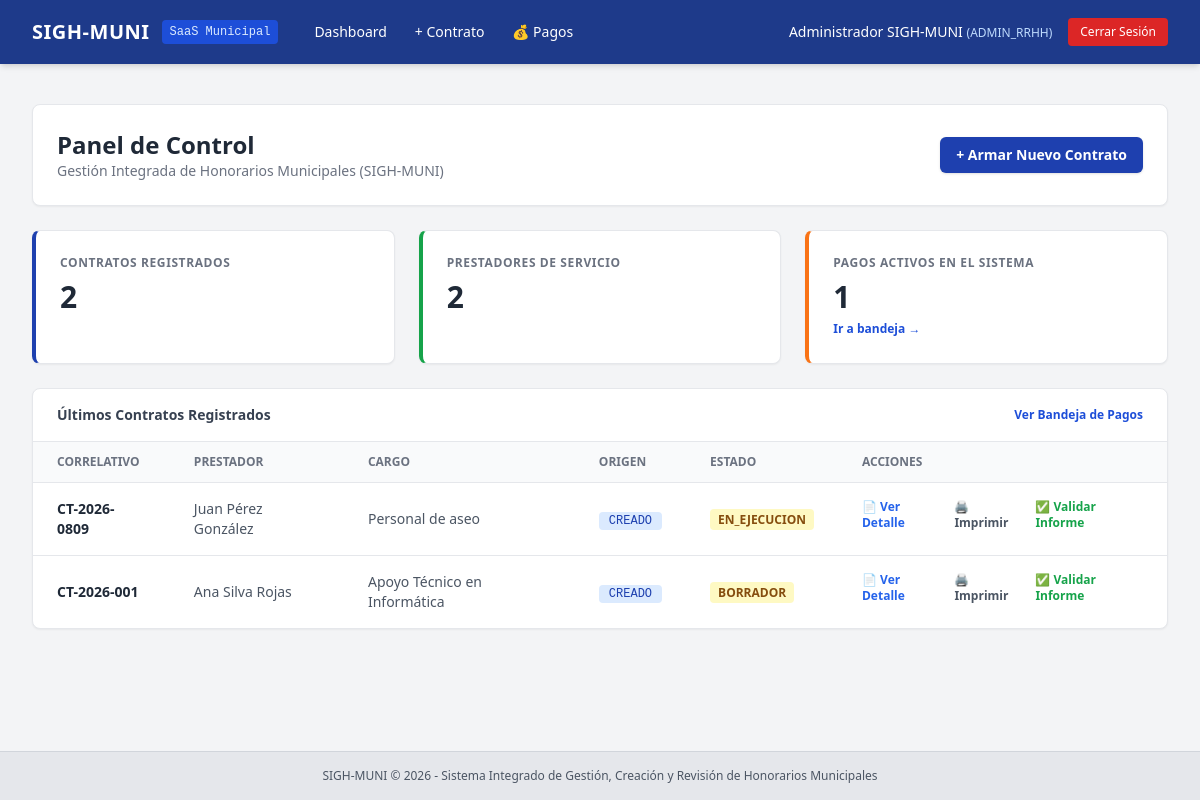
Page / (signed in) on the earlier database version.
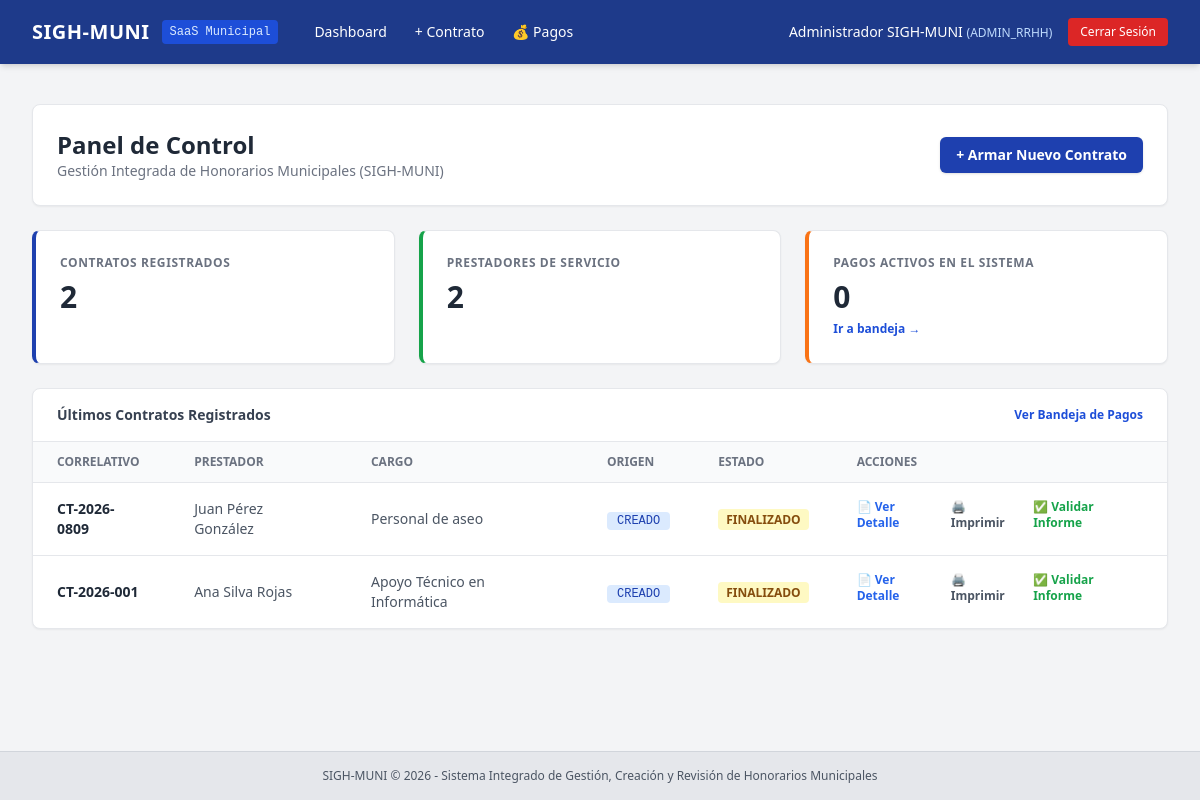
Same page on the later database version.
### app/models/user.py (models this page shows, shortened)
class User(db.Model):
    __tablename__ = 'users'
    id = db.Column(db.Integer, primary_key=True, autoincrement=True)
    rut = db.Column(db.String(20), nullable=False, unique=True)
    first_name = db.Column(db.String(100), nullable=False)
    last_name = db.Column(db.String(100), nullable=False)
    email = db.Column(db.String(120), nullable=False, unique=True)
    password_hash = db.Column(db.String(255), nullable=False)
    role = db.Column(db.String(50), nullable=False)  # SUPERADMIN, ADMIN_RRHH, JEFE_DEPTO, FINANZAS_CONTROL
    department_id = db.Column(db.Integer, db.ForeignKey('departments.id', ondelete='SET NULL'), nullable=True)
    is_active = db.Column(db.Integer, nullable=False, default=1)
    created_at = db.Column(db.DateTime, nullable=False, default=datetime.utcnow)

### app/models/contract.py (models this page shows, shortened)
class Contract(db.Model):
    __tablename__ = 'contracts'
    id = db.Column(db.Integer, primary_key=True)
    provider_id = db.Column(db.Integer, db.ForeignKey('service_providers.id'), nullable=False)
    department_id = db.Column(db.Integer, db.ForeignKey('departments.id'), nullable=False)
    creation_type = db.Column(db.String(50), default='CREADO')
    contract_number = db.Column(db.String(50), unique=True, nullable=False)
    decline_number = db.Column(db.String(50), nullable=True)
    decline_date = db.Column(db.Date, nullable=True)
    position_title = db.Column(db.String(150), nullable=False)
    program_name = db.Column(db.String(150), nullable=True)
    monthly_amount_gross = db.Column(db.Float, nullable=False)
    total_contract_amount = db.Column(db.Float, nullable=False)
    start_date = db.Column(db.Date, nullable=False)
    end_date = db.Column(db.Date, nullable=False)
    pdf_file_path = db.Column(db.String(255), nullable=True)
    ocr_processed = db.Column(db.Integer, default=0)
    status = db.Column(db.String(30), default='BORRADOR')
    created_at = db.Column(db.DateTime, default=datetime.utcnow)
    provider = db.relationship('ServiceProvider', back_populates='contracts', lazy=True)
    department = db.relationship('Department', backref=db.backref('department_contracts', lazy=True))
    functions = db.relationship('ContractFunction', backref='contract', cascade='all, delete-orphan', lazy=True,
                                order_by='ContractFunction.function_order')
    payments = db.relationship('MonthlyPayment', back_populates='contract', lazy=True, cascade='all, delete-orphan')

### app/models/provider.py (models this page shows, shortened)
class ServiceProvider(db.Model):
    __tablename__ = 'service_providers'
    id = db.Column(db.Integer, primary_key=True, autoincrement=True)
    rut = db.Column(db.String(20), nullable=False, unique=True, index=True)
    first_name = db.Column(db.String(100), nullable=False)
    paternal_last_name = db.Column(db.String(100), nullable=False)
    maternal_last_name = db.Column(db.String(100), nullable=True)
    email = db.Column(db.String(120), nullable=True)
    phone = db.Column(db.String(50), nullable=True)
    address = db.Column(db.Text, nullable=True)
    bank_name = db.Column(db.String(100), nullable=True)
    account_type = db.Column(db.String(50), nullable=True)
    account_number = db.Column(db.String(50), nullable=True)
    created_at = db.Column(db.DateTime, nullable=False, default=datetime.utcnow)
    contracts = db.relationship('Contract', back_populates='provider', lazy=True, cascade="all, delete-orphan")
    @property
    def full_name(self):
        maternal = f" {self.maternal_last_name}" if self.maternal_last_name else ""
        return f"{self.first_name} {self.paternal_last_name}{maternal}"

### app/routes/dashboard.py (the view)
@dashboard_bp.route('/')
@login_required
def index():
    user = get_current_user()
    total_contracts = Contract.query.count()
    total_providers = ServiceProvider.query.count()
    recent_contracts = Contract.query.order_by(Contract.id.desc()).limit(5).all()
    if user.role == 'JEFE_DEPTO':
        pending_payments = MonthlyPayment.query.join(Contract).filter(
            Contract.department_id == user.department_id,
            MonthlyPayment.approval_status.in_(['PENDIENTE_REVISION', 'OBSERVADO'])
        ).count()
    elif user.role == 'FINANZAS_CONTROL':
        pending_payments = MonthlyPayment.query.filter(
            MonthlyPayment.approval_status.in_(['APROBADO_RRHH', 'OBSERVADO'])
        ).count()
    elif user.role in ('ADMIN_RRHH', 'SUPERADMIN'):
        pending_payments = MonthlyPayment.query.filter(
            MonthlyPayment.approval_status != 'APROBADO_FINANZAS'
        ).count()
    else:
        pending_payments = 0
    return render_template(
        'dashboard/index.html',
        total_contracts=total_contracts,
        total_providers=total_providers,
        pending_payments=pending_payments,
        recent_contracts=recent_contracts,
        user=user
    )

### app/__init__.py (called while the page is built)
def create_app(config_class=Config):
    app = Flask(__name__)
    app.config.from_object(config_class)
    os.makedirs(app.config['UPLOAD_FOLDER'], exist_ok=True)
    db.init_app(app)
    migrate.init_app(app, db)
    if 'sqlite' in app.config['SQLALCHEMY_DATABASE_URI']:
        from sqlalchemy import event
        from sqlalchemy.engine import Engine
        @event.listens_for(Engine, "connect")
        def set_sqlite_pragma(dbapi_connection, connection_record):
            cursor = dbapi_connection.cursor()
            cursor.execute("PRAGMA foreign_keys=ON;")
            cursor.close()
    from app.auth.routes import auth_bp
    app.register_blueprint(auth_bp, url_prefix='/auth')
    from app.routes import register_routes
    register_routes(app)
    return app

### app/auth/utils.py (called while the page is built)
def login_required(f):
    @wraps(f)
    def decorated_function(*args, **kwargs):
        if 'user_id' not in session:
            flash('Debes iniciar sesión para acceder a esta sección.', 'warning')
            return redirect(url_for('auth.login', next=request.url))
        return f(*args, **kwargs)
    return decorated_function

def get_current_user():
    if 'user_id' in session:
        return User.query.get(session['user_id'])
    return None

### app/templates/dashboard/index.html (shortened to what this page needs)
{% extends "base.html" %}
{% block content %}
<div class="space-y-6">
    <div class="flex justify-between items-center bg-white p-6 rounded-lg shadow-sm border border-gray-200">
        <div>
            <h1 class="text-2xl font-bold text-gray-800">Panel de Control</h1>
            <p class="text-sm text-gray-500">Gestión Integrada de Honorarios Municipales (SIGH-MUNI)</p>
        </div>
        <div class="flex space-x-2">
            <a href="{{ url_for('contract_builder.create') }}" class="bg-blue-800 hover:bg-blue-900 text-white font-semibold px-4 py-2 rounded-md shadow text-sm transition">
                + Armar Nuevo Contrato
            </a>
        </div>
    </div>
    <div class="grid grid-cols-1 md:grid-cols-3 gap-6">
        <div class="bg-white p-6 rounded-lg shadow-sm border border-gray-200 border-l-4 border-l-blue-800">
            <h3 class="text-xs uppercase text-gray-500 font-bold tracking-wider">Contratos Registrados</h3>
            <p class="text-3xl font-extrabold text-gray-800 mt-2">{{ total_contracts }}</p>
        </div>
        <div class="bg-white p-6 rounded-lg shadow-sm border border-gray-200 border-l-4 border-l-green-600">
            <h3 class="text-xs uppercase text-gray-500 font-bold tracking-wider">Prestadores de Servicio</h3>
            <p class="text-3xl font-extrabold text-gray-800 mt-2">{{ total_providers }}</p>
        </div>
                <div class="bg-white p-6 rounded-lg shadow-sm border border-gray-200 border-l-4 border-l-orange-500">
            <h3 class="text-xs uppercase text-gray-500 font-bold tracking-wider">
                {% if user.role == 'JEFE_DEPTO' %}Pagos Pendientes de Mi Depto
                {% elif user.role == 'FINANZAS_CONTROL' %}Pagos por Liberar
                {% else %}Pagos Activos en el Sistema{% endif %}
            </h3>
            <p class="text-3xl font-extrabold text-gray-800 mt-2">{{ pending_payments }}</p>
            <a href="{{ url_for('payments.bandeja') }}" class="text-xs text-blue-700 hover:underline font-semibold mt-1 inline-block">Ir a bandeja →</a>
        </div>
    </div>
    <div class="bg-white rounded-lg shadow-sm border border-gray-200 overflow-hidden">
        <div class="px-6 py-4 border-b border-gray-200 font-bold text-gray-700 text-sm flex justify-between items-center">
            <span>Últimos Contratos Registrados</span>
            <a href="{{ url_for('payments.bandeja') }}" class="text-xs text-blue-700 hover:underline font-semibold">Ver Bandeja de Pagos</a>
        </div>
        <table class="w-full text-left text-sm text-gray-600">
            <thead class="bg-gray-50 text-xs uppercase text-gray-500 font-semibold border-b">
                <tr>
                    <th class="px-6 py-3">Correlativo</th>
                    <th class="px-6 py-3">Prestador</th>
                    <th class="px-6 py-3">Cargo</th>
                    <th class="px-6 py-3">Origen</th>
                    <th class="px-6 py-3">Estado</th>
                    <th class="px-6 py-3">Acciones</th>
                </tr>
            </thead>
            <tbody class="divide-y divide-gray-200">
                {% for contract in recent_contracts %}
                <tr class="hover:bg-gray-50">
                    <td class="px-6 py-4 font-semibold text-gray-800">{{ contract.contract_number }}</td>
                    <td class="px-6 py-4">{{ contract.provider.full_name }}</td>
                    <td class="px-6 py-4">{{ contract.position_title }}</td>
                    <td class="px-6 py-4"><span class="bg-blue-100 text-blue-800 text-xs px-2.5 py-0.5 rounded font-mono">{{ contract.creation_type }}</span></td>
                    <td class="px-6 py-4"><span class="bg-yellow-100 text-yellow-800 text-xs px-2 py-0.5 rounded font-semibold">{{ contract.status }}</span></td>
                    <td class="px-6 py-4 flex space-x-3">
                        <a href="{{ url_for('contract_builder.detail', contract_id=contract.id) }}" class="text-blue-600 hover:underline font-semibold text-xs">
                            📄 Ver Detalle
                        </a>
                        <a href="{{ url_for('contract_builder.preview', contract_id=contract.id) }}" target="_blank" class="text-gray-600 hover:underline font-semibold text-xs">
                            🖨️ Imprimir
                        </a>
                        <a href="{{ url_for('payments.validate_report', contract_id=contract.id) }}" class="text-green-600 hover:underline font-semibold text-xs">
                            ✅ Validar Informe
                        </a>
                    </td>
                </tr>
                {% else %}
                <tr>
                    <td colspan="6" class="px-6 py-4 text-center text-gray-400 text-sm">No hay contratos registrados aún.</td>
                </tr>
                {% endfor %}
            </tbody>
        </table>
    </div>
</div>
{% endblock %}

### app/templates/base.html (shortened to what this page needs)
<!DOCTYPE html>
<html lang="es">
<head>
    <script src="https://cdn.tailwindcss.com"></script>
</head>
<body class="bg-gray-100 min-h-screen text-gray-800 flex flex-col font-sans">
    <nav class="bg-blue-900 text-white shadow-md">
        <div class="max-w-7xl mx-auto px-4 sm:px-6 lg:px-8">
            <div class="flex items-center justify-between h-16">
                <div class="flex items-center space-x-6">
                    <a href="{{ url_for('dashboard.index') }}" class="flex items-center space-x-3">
                        <span class="font-bold text-xl tracking-wide">SIGH-MUNI</span>
                        <span class="text-xs bg-blue-700 px-2 py-1 rounded text-blue-100 font-mono">SaaS Municipal</span>
                    </a>
                    {% if session.get('user_id') %}
                    <div class="hidden md:flex items-center space-x-1 text-sm">
                        <a href="{{ url_for('dashboard.index') }}" class="px-3 py-2 rounded hover:bg-blue-800 transition">Dashboard</a>
                        <a href="{{ url_for('contract_builder.create') }}" class="px-3 py-2 rounded hover:bg-blue-800 transition">+ Contrato</a>
                        <a href="{{ url_for('payments.bandeja') }}" class="px-3 py-2 rounded hover:bg-blue-800 transition">💰 Pagos</a>
                    </div>
                    {% endif %}
                </div>
                {% if session.get('user_id') %}
                <div class="flex items-center space-x-4">
                    <a href="{{ url_for('auth.profile') }}" class="text-sm font-medium hover:text-blue-200 transition">
                        {{ session.get('user_name') }}
                        <span class="text-xs text-blue-200">({{ session.get('user_role') }})</span>
                    </a>
                    <a href="{{ url_for('auth.logout') }}" class="bg-red-600 hover:bg-red-700 text-white text-xs px-3 py-1.5 rounded transition">
                        Cerrar Sesión
                    </a>
                </div>
                {% endif %}
            </div>
        </div>
    </nav>
    <main class="flex-grow max-w-7xl w-full mx-auto px-4 sm:px-6 lg:px-8 py-6">
        {% block content %}{% endblock %}
    </main>
    <footer class="bg-gray-200 text-center py-4 text-xs text-gray-600 border-t border-gray-300">
        SIGH-MUNI &copy; 2026 - Sistema Integrado de Gestión, Creación y Revisión de Honorarios Municipales
    </footer>
</body>
</html>

Differences in the rows shown:
changed Contract "CT-2026-0809": status "EN_EJECUCION" → "FINALIZADO"
changed Contract "CT-2026-001": status "BORRADOR" → "FINALIZADO"
Other differences:
{{ pending_payments }}: "1" → "0"
